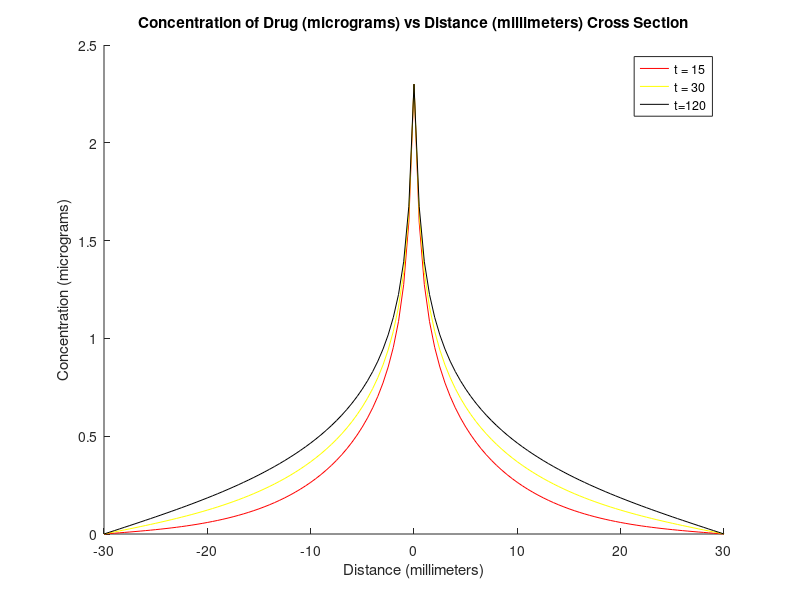
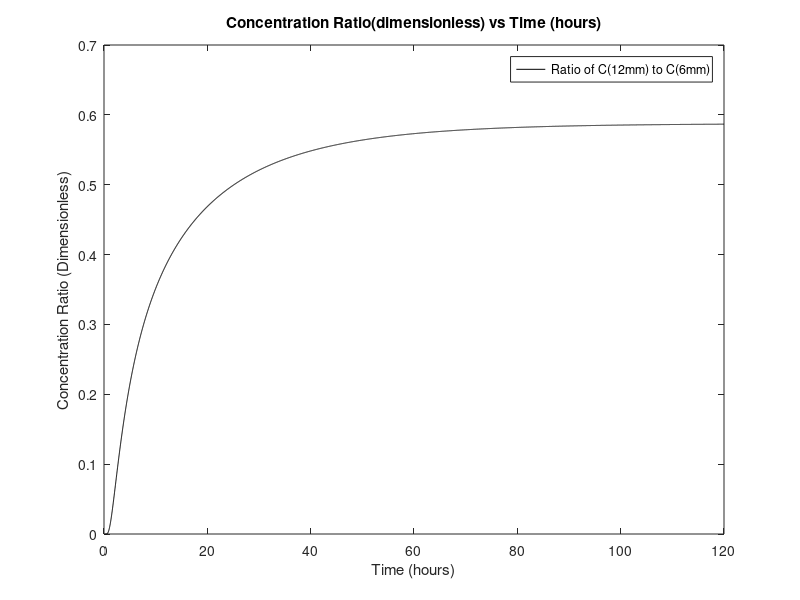
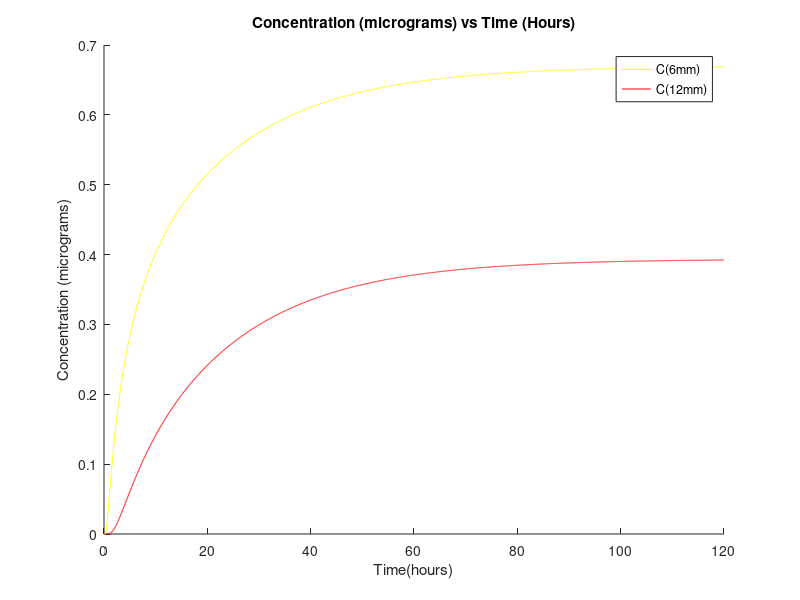
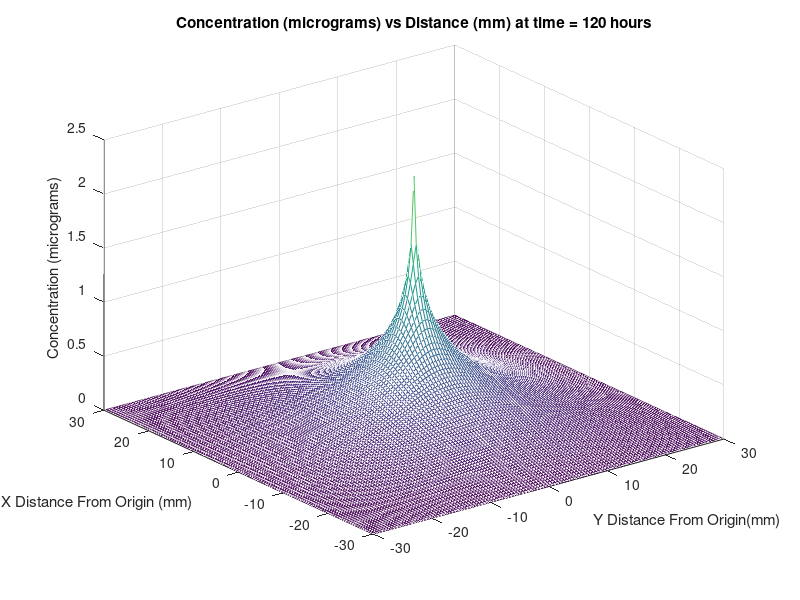

Reproduce these figures in MATLAB, in order.
function hw6

clear all;
clc;

% Initializing Variables

A = 0.25; % Maxium alpha for stability
dH = 0.5; % Delta h in mm
D = 6.8; % Diffusion constant in mm^2/hr
C = 2.3; % Concentration in ug/g

% Calculating delta T
dT = (A*(dH)^2)/D;

% Initializing 60 mm x 60 mm grid

% Sets the bounds of the grid
negativeXLimit = -30;
positiveXLimit = 30;
negativeYLimit = -30;
positiveYLimit = 30;

% Since dX = dY = dH
xRange = negativeXLimit:dH:positiveXLimit;
yRange = negativeYLimit:dH:positiveYLimit;

% Time variables
time = 0:dT:120; %dT is change in time

% This determines the index of the desired time values
concentrationTime15 = find(abs(time-15)<(dT/2));
concentrationTime30 = find(abs(time-30)<(dT/2));

% Implant placed at origin -> concentration at origin must = C

% Find Origin Location

% Add 1 because length is 121 and an integer result is desired
xOrigin = (1+length(xRange))/2;
yOrigin = (1+length(yRange))/2;

% Create a storage unit for concentration values on grid
concentrationStorage = zeros(length(xRange),length(yRange));

% Declaring variables for returning storage values at key points

% Origin
concentrationAtOriginX = find(xRange==0);
concentrationAtOriginY = find(yRange == 0);

% 6mm Away
storage6 = zeros(length(time),1);
concentrationAt6 = find(xRange==6);

% 12mm Away
storage12 = zeros(length(time),1);
concentrationAt12 = find(xRange==12);

% Populate storage unit with values

% Everything thats not the origin or the edges

% Indicies are established so as not to affect constant regions
i = 2:length(xRange)-1;
j = 2:length(yRange)-1;

for timeValue = 2:length(time)
    
    concentrationStorage(i,j) = concentrationStorage(i,j)*(1-4*A)+A*(concentrationStorage(i+1,j)+concentrationStorage(i-1,j)+concentrationStorage(i,j+1)+concentrationStorage(i,j-1));

    % Origin
    concentrationStorage(xOrigin,yOrigin) = C;

    % Edges (simulate infinite distance)

    % Bottom edge
    concentrationStorage(:,1) = 0;
    
    % Left Edge
    concentrationStorage(1,:)= 0;
    
    %Right Edge
    concentrationStorage(121,:)=0;
    
    %Top Edge
    concentrationStorage(:,121) = 0;
    
    % Saves concentration at grid points t =15 and t=30
    if timeValue == concentrationTime15
        concentrationStorage15 = concentrationStorage;
    end
    
    if timeValue == concentrationTime30
        concentrationStorage30 = concentrationStorage;
    end
    
    % Saves concentrations at 6 and 12 mm away from the implant
    storage6(timeValue) = concentrationStorage(concentrationAt6, concentrationAtOriginY);
    storage12(timeValue) = concentrationStorage(concentrationAt12,concentrationAtOriginY);
    
end
disp(storage6((length(time)+1)/2))
time120 = length(time);
% Outputs concentrations at t =120 for desired distances
disp('The Concentration 6 mm away at time = 120 hours is:')
disp(storage6(time120))
disp('The Concentration 12 mm away at time = 120 hours is:')
disp(storage12(time120))

% Graphing

% Cross sections

figure;

hold on;
% concentrationAtOriginY effectively sets y=0
% ':' covers the whole x range from -30 to 30
crossOne = plot(xRange,concentrationStorage15(:,concentrationAtOriginY),'r');
crossTwo = plot(xRange,concentrationStorage30(:,concentrationAtOriginY),'y');
crossThree = plot (xRange,concentrationStorage(:,concentrationAtOriginY),'k');
hold off;
ylabel('Concentration (micrograms)');
title('Concentration of Drug (micrograms) vs Distance (millimeters) Cross Section');
xlabel('Distance (millimeters)');
legend([crossOne crossTwo crossThree], {'t = 15','t = 30', 't=120'});


% Concentration Ratio vs Time
figure;
ratioPlot = plot(time, storage12./storage6,'k');
ylabel('Concentration Ratio (Dimensionless)');
xlabel('Time (hours)');
title('Concentration Ratio(dimensionless) vs Time (hours)');
legend([ratioPlot],{'Ratio of C(12mm) to C(6mm)'});

% Individual Concentrations vs Time
figure;
hold on;
c12 = plot(time,storage12, 'r');
c6 = plot(time,storage6,'y');
hold off;
ylabel('Concentration (micrograms)');
xlabel('Time(hours)');
title('Concentration (micrograms) vs Time (Hours)');
legend([c6 c12], {'C(6mm)', 'C(12mm)'});

% Mesh
figure;
mesh(xRange,yRange,concentrationStorage);
ylabel('X Distance From Origin (mm)');
xlabel('Y Distance From Origin(mm)');
zlabel('Concentration (micrograms)');
title('Concentration (micrograms) vs Distance (mm) at time = 120 hours');
end